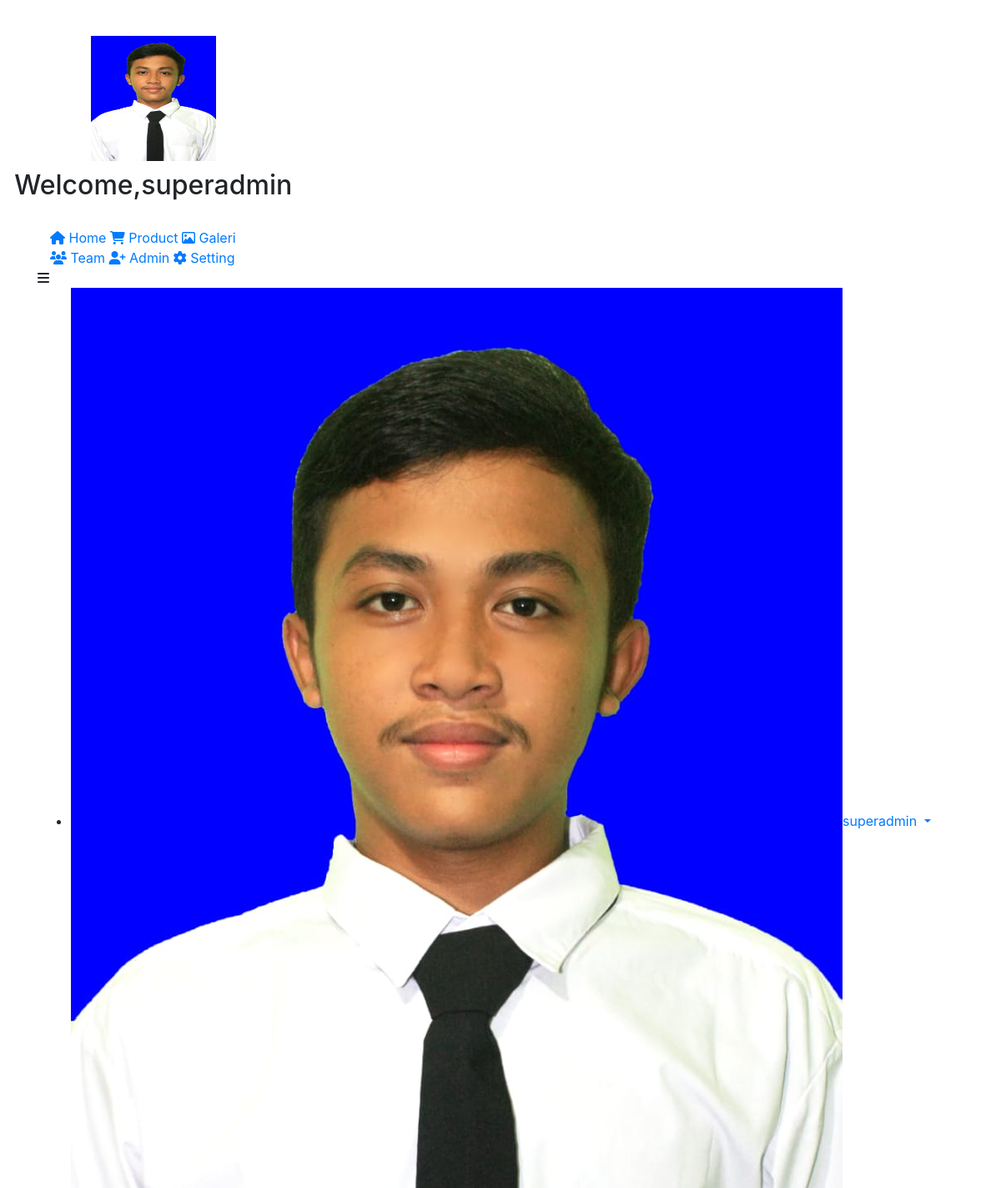
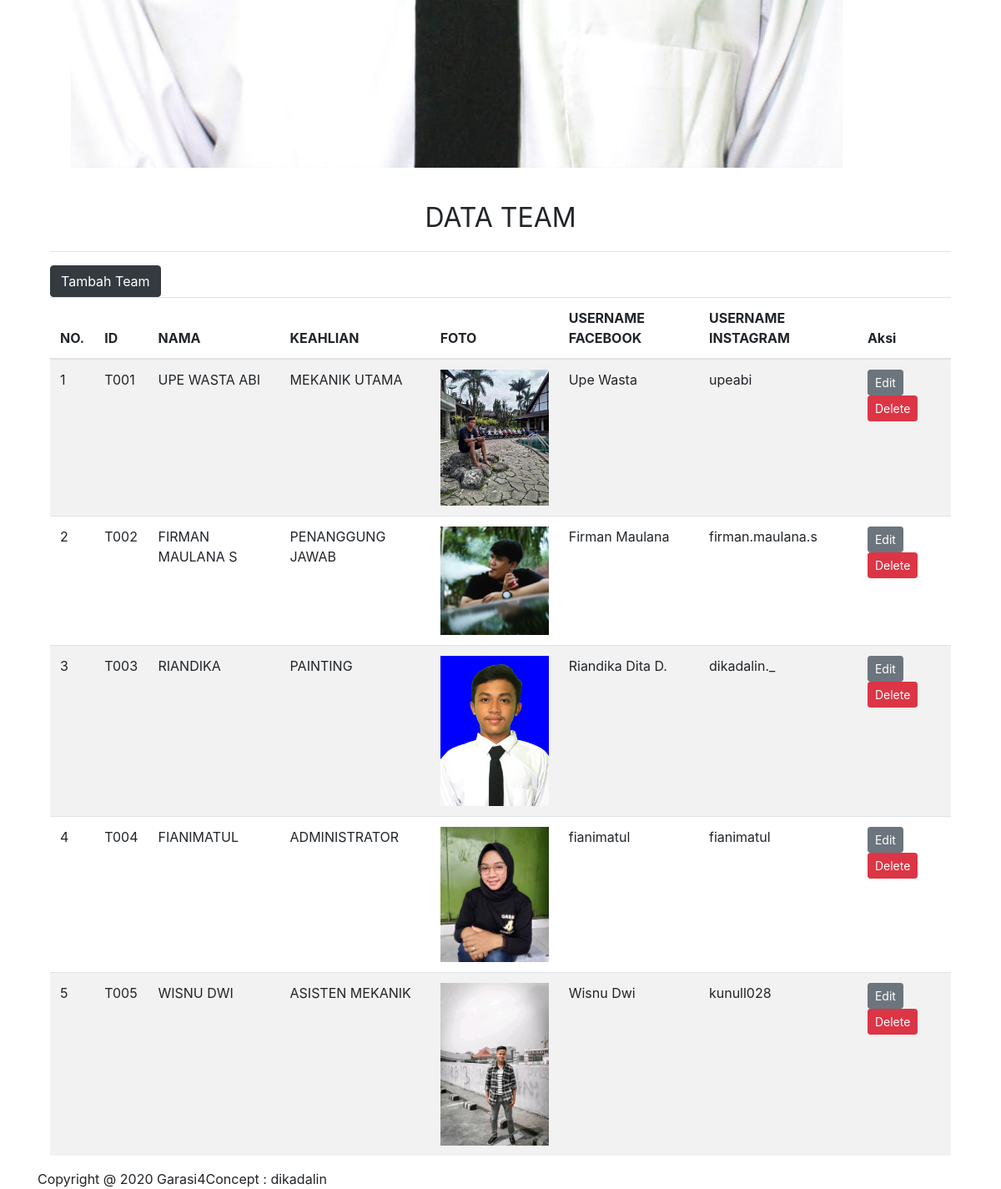
/adminweb/index.php?page=tampil_team (signed in), run on the app's committed database (2 pictures, top to bottom).
### tables this page shows
CREATE TABLE `team` (
  `id_team` varchar(8) NOT NULL,
  `nama_team` varchar(20) NOT NULL,
  `keahlian` varchar(30) NOT NULL,
  `gambar_team` text NOT NULL,
  `fb_uname` varchar(16) NOT NULL,
  `instagram_uname` varchar(16) NOT NULL
);

### adminweb/security.php (called while the page is built)
<?php
if (isset($_SESSION['data_admin']) || isset($_SESSION['data_admin_super'])) {
        if (isset($_SESSION['data_admin'])) {
                $akun = $_SESSION['data_admin'];
                $admin = mysqli_fetch_array(mysqli_query($conect, "SELECT * FROM tb_admin where email_admin='$akun'"));
        } else {
                $akun = $_SESSION['data_admin_super'];
                $admin = mysqli_fetch_array(mysqli_query($conect, "SELECT * FROM tb_admin where email_admin='$akun' AND level_admin='Super Admin'"));
        }
} else {
        header('location:logout.php');
}

### adminweb/module/module_team/tampil.php (the view, shortened to what this page needs)
<?php
include('../../koneksi.php');
?>
<div class="container" style="margin-top:20px">
	<center>
		<font size="6">DATA TEAM</font>
	</center>
	<hr>
	<a href="index.php?page=tambah_team"><button class="btn btn-dark right">Tambah Team</button></a>
	<div class="table-responsive">
		<table class="table table-striped jambo_table bulk_action">
			<thead>
				<tr>
					<th>NO.</th>
					<th>ID</th>
					<th>NAMA</th>
					<th>KEAHLIAN</th>
					<th>FOTO</th>
					<th>USERNAME FACEBOOK</th>
					<th>USERNAME INSTAGRAM</th>
					<th>Aksi</th>
				</tr>
			</thead>
			<tbody>
				<?php
				$sql = mysqli_query($conect, "SELECT * FROM team") or die(mysqli_error($conect));
				if (mysqli_num_rows($sql) > 0) {
					$no = 1;
					while ($data = mysqli_fetch_assoc($sql)) {
						echo '
						<tr>
							<td>' . $no . '</td>
							<td>' . $data['id_team'] . '</td>
							<td>' . $data['nama_team'] . '</td>
							<td>' . $data['keahlian'] . '</td>
							<td>' . '
							<img src="assets/images/team/' . $data['gambar_team'] . '" alt="' . $data['nama_team'] . '" style="width: 130px" />
							</td>
							<td>' . $data['fb_uname'] . '</td>
							<td>' . $data['instagram_uname'] . '</td>
							<td>
								<a href="index.php?page=edit_team&id=' . $data['id_team'] . '" class="btn btn-secondary btn-sm">Edit</a>
								<a href="module/module_team/delete.php?id=' . $data['id_team'] . '" class="btn btn-danger btn-sm" onclick="return confirm(\'Yakin ingin menghapus data ini?\')">Delete</a>
							</td>
						</tr>
						';
						$no++;
					}
				} else {
					echo '
					<tr>
						<td colspan="8">Tidak ada data.</td>
					</tr>
					';
				}
				?>
		</table>
	</div>
</div>

### adminweb/index.php (shortened to what this page needs)
<?php
include('setting_metatag.php');
include('security.php');
?>
<body class="nav-md">
  <div class="container body">
    <div class="main_container">
      <div class="col-md-3 left_col">
        <div class="left_col scroll-view">
          <div class="navbar nav_title" style="border: 0;">
            <center>
              <a href="index.php"><span>
                  <font size="4.95" color="white" face="Helvetica Neue">GARASI4CONCEPT</font>
              </a></span>
            </center>
          </div>
          <div class="col profile clearfix">
            <div class="row ">
              <div class="col d-lg-flex justify-content-lg-center align-items-lg-center"><img alt="<?= $admin['foto_admin'] ?>" class="img-circle d-lg-flex justify-content-lg-center align-items-lg-center" src="assets/images/admin/<?= $admin['foto_admin'] ?>" style=" width: 150px;height: 150px;" /></div>
            </div>
            <div class="row " style="margin-top: 10px;">
              <div class="col d-lg-flex justify-content-lg-center align-items-lg-center">
                <h2>Welcome,</h2>
                <h2><?= $admin['nama_admin'] ?></h2>
              </div>
            </div>
          </div>
          <br />
          <?php
          include('setting_navbar.php')
          ?>
        </div>
      </div>
      <div class=" top_nav">
        <div class="nav_menu">
          <div class="nav toggle">
            <a id="menu_toggle"><i class="fa fa-bars"></i></a>
          </div>
          <nav class="nav navbar-nav">
            <ul class=" navbar-right">
              <li class="nav-item dropdown open">
                <a href="#" class="user-profile dropdown-toggle" aria-haspopup="true" id="navbarDropdown" data-toggle="dropdown" aria-expanded="false">
                  <img src="assets/images/admin/<?= $admin['foto_admin'] ?>" alt=""><?= $admin['nama_admin'] ?>
                </a>
              </li>
            </ul>
          </nav>
        </div>
      </div>
      <div class="right_col" role="main">
        <?php
        $queries = array();
        parse_str($_SERVER['QUERY_STRING'], $queries);
        switch ($queries['page']) {
          case 'tampil_team':
            include 'module/module_team/tampil.php';
            break;
        }
        ?>
      </div>
      <?php
      include('setting_footer.php')
      ?>

### data on the page
team: id_team "T001", nama_team "UPE WASTA ABI", keahlian "MEKANIK UTAMA", gambar_team (picture), fb_uname "Upe Wasta", instagram_uname "upeabi"
team: id_team "T002", nama_team "FIRMAN MAULANA S", keahlian "PENANGGUNG JAWAB", gambar_team (picture), fb_uname "Firman Maulana", instagram_uname "firman.maulana.s"
team: id_team "T003", nama_team "RIANDIKA", keahlian "PAINTING", gambar_team (picture), fb_uname "Riandika Dita D.", instagram_uname "dikadalin._"
team: id_team "T004", nama_team "FIANIMATUL", keahlian "ADMINISTRATOR", gambar_team (picture), fb_uname "fianimatul", instagram_uname "fianimatul"
team: id_team "T005", nama_team "WISNU DWI", keahlian "ASISTEN MEKANIK", gambar_team (picture), fb_uname "Wisnu Dwi", instagram_uname "kunull028"

### other printed values
$admin['nama_admin'] "superadmin"
